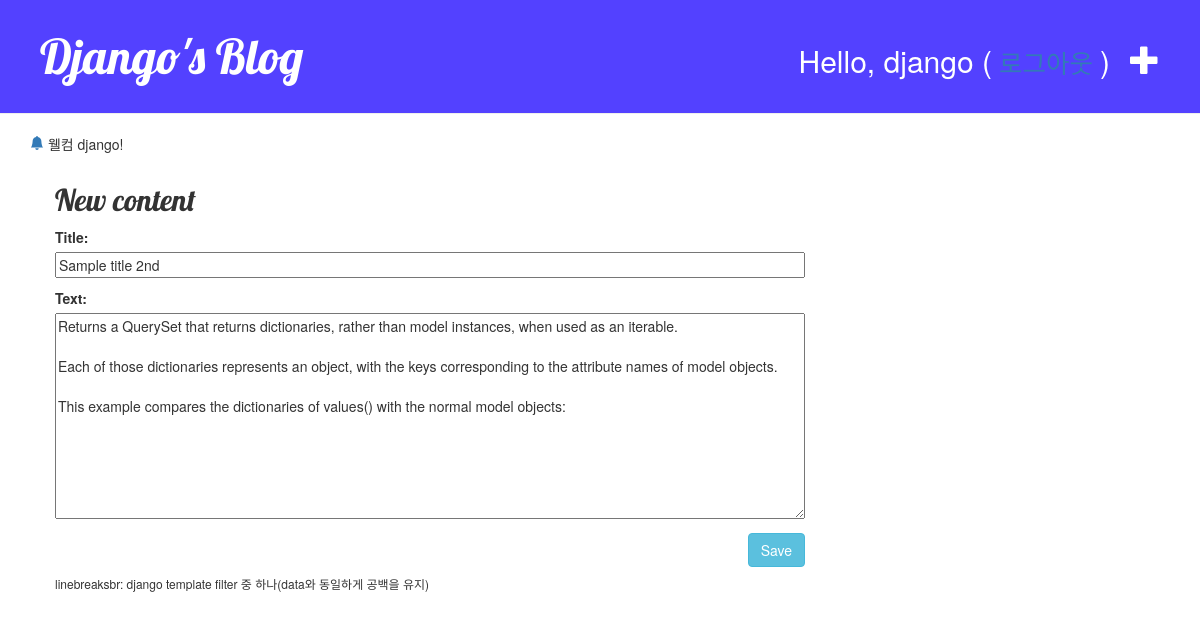
Page /post/6/edit/ (signed in) on the committed database.
### blog/models.py (models this page shows, shortened)
class Post(models.Model):
    author = models.ForeignKey('auth.User', on_delete=models.CASCADE)
    title = models.CharField(max_length=200, validators=[min_length_3_validator]) # 유효성검사 함수
    text = models.TextField()
    created_date = models.DateTimeField(default=timezone.now)
    published_date = models.DateTimeField(blank=True, null=True)

### blog/views.py (the view)
# urls.py: path('post/<int:pk>/edit/', views.post_edit, name='post_edit'),
@login_required
def post_edit(request, pk):
    post = get_object_or_404(Post, pk=pk) # DB에서 pk에 매칭되는 Post 객체를 가져온다.
    if request.method == 'POST':
        form = PostModelForm(request.POST, instance=post)
        if form.is_valid():
            post = form.save(commit=False)
            post.author = request.user
            post.published_date = timezone.now()
            post.save()
            return redirect('post_detail', pk=post.pk)
    else:
        form = PostModelForm(instance=post)
    return render(request, 'blog/post_edit.html', {'form': form})

### blog/forms.py
class PostModelForm(forms.ModelForm):
    class Meta:
        model = Post
        fields = ('title', 'text',) # tuple

### blog/templates/blog/post_edit.html (shortened to what this page needs)
{% extends 'blog/base.html' %}
{% block content %}
    <h2>New content</h2>
    <form method="POST" class="post-form">
        {{ form.as_p }}
        <button type="submit" class="save btn btn-info">Save</button>
    </form>
{% endblock %}

### blog/templates/blog/base.html (shortened to what this page needs)
<!DOCTYPE html>
{% load static %}
<html lang="ko">
<head>
    <link rel="stylesheet" href="https://stackpath.bootstrapcdn.com/bootstrap/3.4.1/css/bootstrap.min.css">
    <link rel="stylesheet" href="{% static 'css/blog.css' %}">
</head>
<body>
    <div class="page-header">
        {% if user.is_authenticated %}
             <a href="{% url 'post_new' %}" class="top-menu">
            <span class="glyphicon glyphicon-plus"></span></a>
            <p class="top-menu login-user">Hello, {{ user.username }} (<small>
                <a href="{%url 'logout' %}?next={{ request.path }}">로그아웃</a>
            </small>)</p>
        {% else %}
             <a href="{% url 'login' %}" class="top-menu">
             <span class="glyphicon glyphicon-lock"></span></a>
        {% endif %}
        <h1><a href="/">Django's Blog</a></h1>
    </div>
    <div class="container">
        {% if user.is_authenticated %}
        <p>
            <a href="/"><svg width="1em" height="1em" viewBox="0 0 16 16" class="bi bi-bell-fill" fill="currentColor" xmlns="http://www.w3.org/2000/svg">
                <path d="M8 16a2 2 0 0 0 2-2H6a2 2 0 0 0 2 2zm.995-14.901a1 1 0 1 0-1.99 0A5.002 5.002 0 0 0 3 6c0 1.098-.5 6-2 7h14c-1.5-1-2-5.902-2-7 0-2.42-1.72-4.44-4.005-4.901z"/>
            </svg></a>
            웰컴 {{ user.username }}!
        </p>
        {% endif %}
    </div>
        <div class="content container">
            <div class="row">
                <div class="col-md-8">
                    {% block content %}
                    {% endblock %}
                </div>
            </div>
            <h6>linebreaksbr: django template filter 중 하나(data와 동일하게 공백을 유지)</h6>
        </div>
</body>
</html>

### blog/static/css/blog.css (style rules this page uses)
.page-header { margin-top: 0px; background-color: #5341FF ; padding: 10px 20px 20px 40px; }
.page-header h1, .page-header h1 a, .page-header h1 a:visited, .page-header h1 a:active { color: white; font-size: 36pt; text-decoration: none; }
h1,h2,h3,h4 { font-family: 'Lobster', cursive; }
.content { margin-left: 40px; }
.post-form textarea, .post-form input { width: 100%; }
.top-menu, .top-menu:hover, .top-menu:visited { float: right; color: white; margin-top: 30px; margin-right: 20px; font-size: 30px; }
.save { float: right; }

### rows in the picture
Post: title "Sample title 2nd", text "Returns a QuerySet that returns dictionaries, rather than model instances, when used as an iterable. Each of those dictionaries represents an object, with the keys corresponding to the attribute names of model objects. This example compares the dictionaries of values() with the normal model objects:"

### other values in the picture
{{ user.username }} "django"
